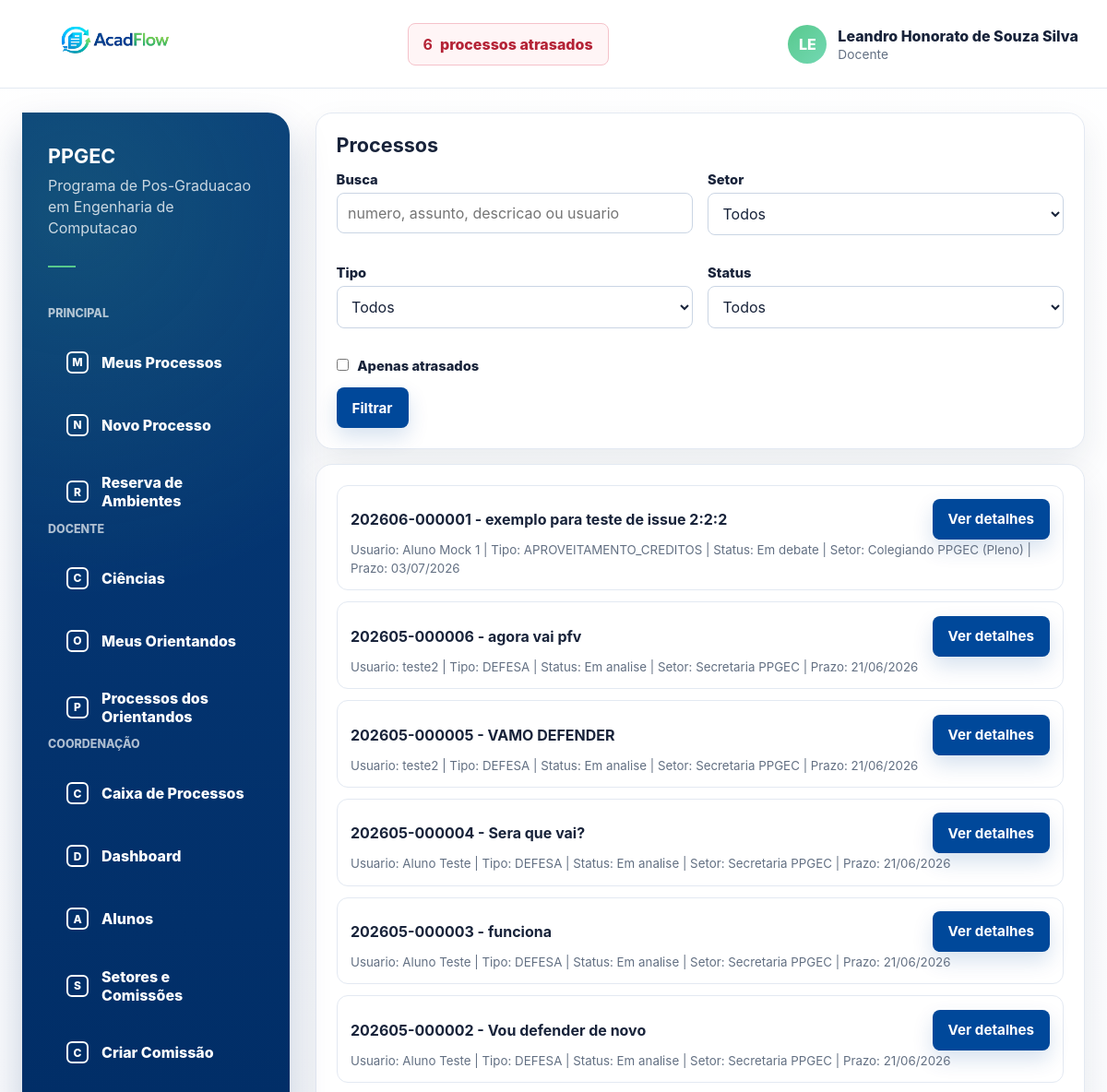
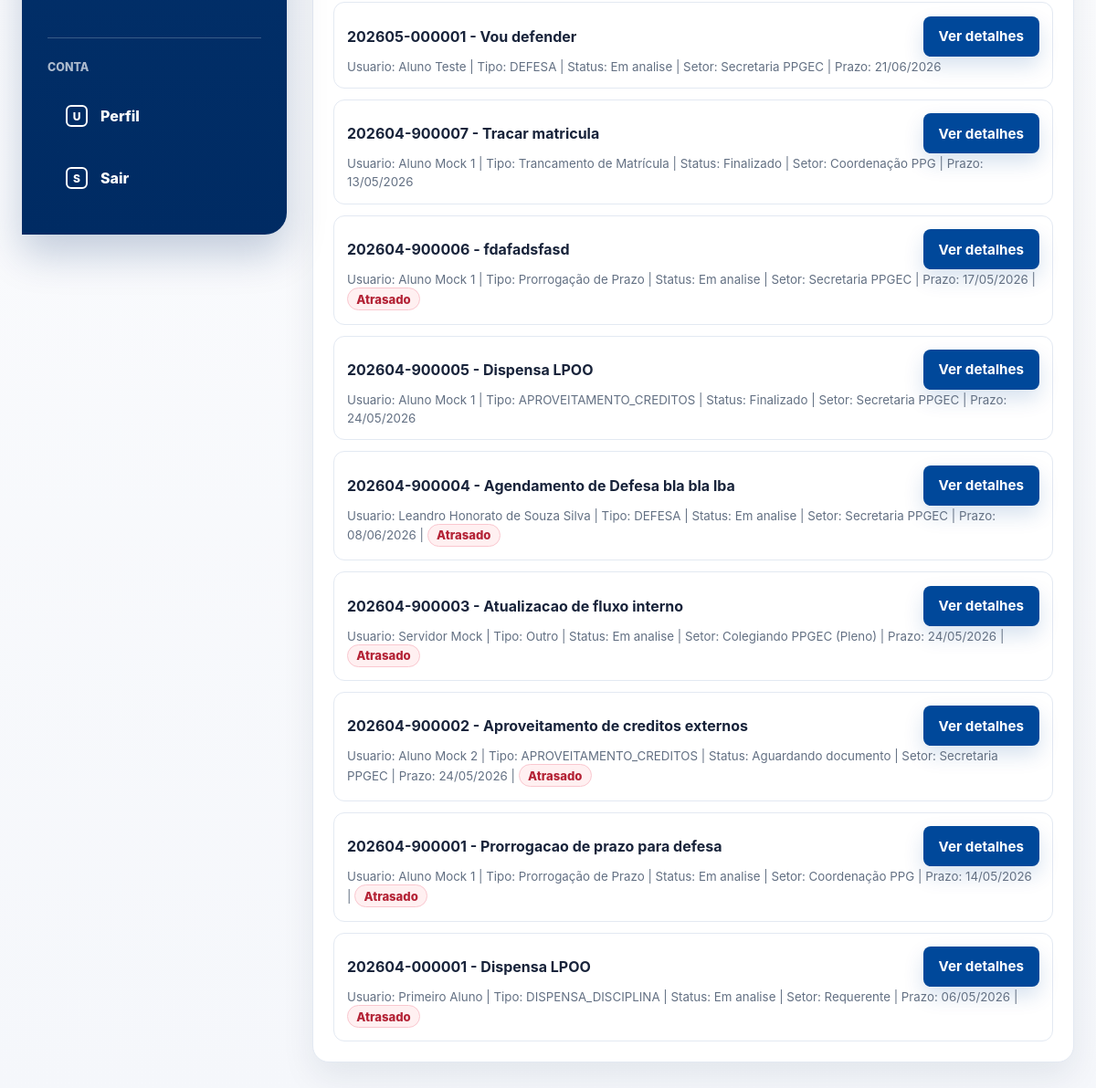
/coordenacao/processos/ (signed in), run on the app's committed database (2 pictures, top to bottom).
### processos/models.py (models this page shows, shortened)
class User(AbstractUser):
    class TipoUsuario(models.TextChoices):
        ALUNO = "ALUNO", "Aluno"
        DOCENTE = "DOCENTE", "Docente"
        SERVIDOR = "SERVIDOR", "Servidor"
    username = None
    first_name = None
    last_name = None
    nome = models.CharField(max_length=255)
    email = models.EmailField(unique=True)
    polo_atuacao = models.ForeignKey(
        "Polo",
        on_delete=models.SET_NULL,
        null=True,
        blank=True,
        related_name="servidores",
    )
    tipo_usuario = models.CharField(
        max_length=20,
        choices=TipoUsuario.choices,
        default=TipoUsuario.SERVIDOR,
    )
    USERNAME_FIELD = "email"
    REQUIRED_FIELDS = ["nome"]
    objects = UserManager()
    class Meta:
        ordering = ["nome", "email"]

class Processo(models.Model):
    PRAZOS_DIAS_POR_TIPO = {
        "APROVEITAMENTO_DISPENSA_CREDITOS": 30,
        "TRANCAMENTO_MATRICULA": 15,
        "PRORROGACAO_PRAZO": 20,
        "REINGRESSO": 30,
        "MUDANCA_ORIENTADOR": 20,
        "DEFESA_MESTRADO": 45,
        "DEFESA_DOUTORADO": 45,
        "QUALIFICACAO_DOUTORADO": 45,
        "OUTRO": 60,
    }
    class TipoProcesso(models.TextChoices):
        APROVEITAMENTO_DISPENSA_CREDITOS = "APROVEITAMENTO_DISPENSA_CREDITOS", "Aproveitamento de Créditos ou Dispensa de Disciplina"
        DEFESA_MESTRADO = "DEFESA_MESTRADO", "Defesa de Mestrado"
        DEFESA_DOUTORADO = "DEFESA_DOUTORADO", "Defesa de Doutorado"
        QUALIFICACAO_DOUTORADO = "QUALIFICACAO_DOUTORADO", "Qualificação de Doutorado"
        TRANCAMENTO_MATRICULA = "TRANCAMENTO_MATRICULA", "Trancamento de Matrícula"
        PRORROGACAO_PRAZO = "PRORROGACAO_PRAZO", "Prorrogação de Prazo"
        REINGRESSO = "REINGRESSO", "Reingresso"
        MUDANCA_ORIENTADOR = "MUDANCA_ORIENTADOR", "Mudança de Orientador(a)"
        OUTRO = "OUTRO", "Outro"
    class StatusProcesso(models.TextChoices):
        EM_ANALISE = "EM_ANALISE", "Em analise"
        AGUARDANDO_DOCUMENTO = "AGUARDANDO_DOCUMENTO", "Aguardando documento"
        AGUARDANDO_CIENCIA = "AGUARDANDO_CIENCIA", "Aguardando ciencia"
        EM_DEBATE = "EM_DEBATE", "Em debate"
        FINALIZADO = "FINALIZADO", "Finalizado"
    usuario_criado_por = models.ForeignKey(
        settings.AUTH_USER_MODEL,
        on_delete=models.PROTECT,
        related_name="processos_criados",
    )
    tipo = models.CharField(max_length=40, choices=TipoProcesso.choices)
    assunto = models.CharField(max_length=255)
    descricao = models.TextField()
    data_criacao = models.DateTimeField(auto_now_add=True)
    atualizado_em = models.DateTimeField(auto_now=True)
    status_inicial = models.CharField(
        max_length=25,
        choices=StatusProcesso.choices,
        null=True,
        blank=True,
    )
    status = models.CharField(
        max_length=25,
        choices=StatusProcesso.choices,
        default=StatusProcesso.EM_ANALISE,
    )
    setor_atual = models.ForeignKey(
        Setor,
        on_delete=models.PROTECT,
        related_name="processos_atuais",
    )
    numero = models.CharField(max_length=20, unique=True, editable=False, blank=True)
    prazo_limite = models.DateField(null=True, blank=True)
    finalizado_em = models.DateTimeField(null=True, blank=True)
    termo_finalizacao = models.TextField(blank=True)
    observacoes_internas = models.TextField(blank=True)
    class Meta:
        ordering = ["-data_criacao"]
    @property
    def esta_finalizado(self) -> bool:
        return self.finalizado_em is not None or self.status == self.StatusProcesso.FINALIZADO
    @property
    def esta_atrasado(self) -> bool:
        return bool(
            self.prazo_limite
            and self.prazo_limite < timezone.localdate()
            and not self.esta_finalizado
        )

class Setor(models.Model):
    class TipoSetor(models.TextChoices):
        SETOR = "SETOR", "Setor"
        COMISSAO = "COMISSAO", "Comissao"
    nome = models.CharField(max_length=120, unique=True)
    descricao = models.CharField(max_length=255, blank=True)
    ativo = models.BooleanField(default=True)
    email = models.EmailField(max_length=255, blank=True, null=True, help_text="E-mail institucional do setor")
    tipo = models.CharField(max_length=20, choices=TipoSetor.choices, default=TipoSetor.SETOR)
    class Meta:
        ordering = ["nome"]

### processos/views.py (the view, shortened to what this page needs)
# urls.py: path("coordenacao/processos/", processos_view, name="coordenacao_processos"),
@login_required
def processos_view(request):
    if not _can_view_processos(request.user):
        raise PermissionDenied("Acesso restrito a docentes e servidores.")
    queryset = Processo.objects.select_related("usuario_criado_por", "setor_atual").order_by("-data_criacao")
    tipo = request.GET.get("tipo", "").strip()
    status = request.GET.get("status", "").strip()
    setor_id = request.GET.get("setor", "").strip()
    termo = request.GET.get("q", "").strip()
    somente_atrasados = request.GET.get("atrasados") == "1"
    if somente_atrasados:
        queryset = queryset.filter(prazo_limite__lt=timezone.localdate()).exclude(
            status=Processo.StatusProcesso.FINALIZADO
        )
    if tipo:
        queryset = queryset.filter(tipo=tipo)
    if status:
        queryset = queryset.filter(status=status)
    if setor_id:
        queryset = queryset.filter(setor_atual_id=setor_id)
    return render(
        request,
        "processos/processos_lista.html",
        {
            "processos": queryset,
            "tipos": Processo.TipoProcesso.choices,
            "status_list": Processo.StatusProcesso.choices,
            "setores": Setor.objects.order_by("nome"),
            "filtro_tipo": tipo,
            "filtro_status": status,
            "filtro_setor": setor_id,
            "filtro_q": termo,
            "filtro_atrasados": somente_atrasados,
            "is_coordenador": _is_coordenador(request.user),
            "has_gestao_access": _has_gestao_access(request.user),
            "can_view_dashboard": _can_view_dashboard(request.user),
            "can_view_processos": _can_view_processos(request.user),
            "can_view_caixa": _can_view_caixa(request.user),
        },
    )

### processos/context_processors.py (called while the page is built)
def processos_atrasados(request):
    if not request.user.is_authenticated:
        return {}
    return {
        "processos_atrasados_count": processos_atrasados_queryset(request.user).count(),
        "processos_atrasados_url": processos_atrasados_url(request.user),
    }

def _is_docente(user):
    return user.is_authenticated and user.tipo_usuario == User.TipoUsuario.DOCENTE

def _is_servidor(user):
    return user.is_authenticated and user.tipo_usuario == User.TipoUsuario.SERVIDOR

def _is_coordenador(user):
    if not _is_docente(user):
        return False
    try:
        return bool(user.docente.coordenador)
    except Docente.DoesNotExist:
        return False

def _has_gestao_access(user):
    return _is_coordenador(user) or _is_servidor(user)

def _can_view_processos(user):
    return _is_coordenador(user) or _is_servidor(user)

def _can_view_caixa(user):
    return (
        _is_servidor(user)
        or SetorMembro.objects.filter(usuario=user, data_saida__isnull=True, setor__ativo=True).exists()
    )

def _has_setor_membership(user):
    return SetorMembro.objects.filter(usuario=user, data_saida__isnull=True, setor__ativo=True).exists()

def _is_membro_setor_nome(user, nome):
    return SetorMembro.objects.filter(
        usuario=user,
        data_saida__isnull=True,
        setor__ativo=True,
        setor__nome=nome,
    ).exists()

def _menu_item(label, href, url_names, icon):
    return {
        "label": label,
        "href": href,
        "url_names": url_names,
        "icon": icon,
    }

def _menu_lateral_items(user):
    sections = _menu_lateral_sections(user)
    if not sections:
        return []
    items = []
    for section in sections:
        items.extend(section["items"])
    return items

### processos/services.py (called while the page is built, shortened)
def processos_atrasados_base_queryset():
    return Processo.objects.filter(
        prazo_limite__lt=timezone.localdate(),
    ).exclude(status=Processo.StatusProcesso.FINALIZADO)

def processos_atrasados_queryset(user):
    queryset = processos_atrasados_base_queryset()
    if not user.is_authenticated:
        return queryset.none()
    if user.tipo_usuario == User.TipoUsuario.SERVIDOR:
        return queryset
    if user.tipo_usuario == User.TipoUsuario.DOCENTE:
        is_coordenador = Docente.objects.filter(pk=user.pk, coordenador=True).exists()
        if is_coordenador:
            return queryset
    return queryset.filter(usuario_criado_por=user)

### processos/views.py (called while the page is built)
def _has_gestao_access(user):
    return _is_coordenador(user) or _is_servidor(user)

### templates/processos/processos_lista.html (shortened to what this page needs)
{% extends "base.html" %}
{% block content %}
<section class="card" style="margin-bottom: 1rem;">
    <h1 class="section-title">Processos</h1>
    <form method="get">
        <div class="grid-two">
            <div class="field">
                <label for="id_q">Busca</label>
                <input id="id_q" type="text" name="q" value="{{ filtro_q }}" placeholder="numero, assunto, descricao ou usuario">
            </div>
            <div class="field">
                <label for="id_setor">Setor</label>
                <select id="id_setor" name="setor">
                    <option value="">Todos</option>
                </select>
            </div>
            <div class="field">
                <label for="id_tipo">Tipo</label>
                <select id="id_tipo" name="tipo">
                    <option value="">Todos</option>
                </select>
            </div>
            <div class="field">
                <label for="id_status">Status</label>
                <select id="id_status" name="status">
                    <option value="">Todos</option>
                </select>
            </div>
            <div class="field">
                <label>
                    <input type="checkbox" name="atrasados" value="1" {% if filtro_atrasados %}checked{% endif %}>
                    Apenas atrasados
                </label>
            </div>
        </div>
        <button class="btn" type="submit">Filtrar</button>
    </form>
</section>
<section class="card">
    {% if processos %}
        <ul class="list">
            {% for processo in processos %}
                <li>
                    <div style="display: flex; align-items: center; justify-content: space-between; gap: 0.7rem; flex-wrap: wrap;">
                        <strong>{{ processo.numero }} - {{ processo.assunto }}</strong>
                        <a class="btn" href="{% url 'processo_detalhe' processo.id %}">Ver detalhes</a>
                    </div>
                    <small class="muted">
                        Usuario: {{ processo.usuario_criado_por.nome }} |
                        Tipo: {{ processo.get_tipo_display }} |
                        Status: {{ processo.get_status_display }} |
                        Setor: {{ processo.setor_atual.nome }} |
                        Prazo: {{ processo.prazo_limite|date:"d/m/Y"|default:"-" }}
                        {% if processo.esta_atrasado %}| <span class="badge badge-no">Atrasado</span>{% endif %}
                    </small>
                </li>
            {% endfor %}
        </ul>
    {% else %}
        <p class="muted">Nenhum processo encontrado com os filtros informados.</p>
    {% endif %}
</section>
{% endblock %}

### templates/base.html (shortened to what this page needs)
{% load static %}
<!doctype html>
<html lang="pt-BR">
<head>
    <link rel="stylesheet" href="{% static 'css/app.css' %}">
</head>
<body>
<div class="app-shell">
    {% if user.is_authenticated %}
        <header class="topbar">
            <div class="container topbar-content">
                <a class="brand" href="{% url 'home' %}" aria-label="AcadFlow">
                    <img class="brand-logo" src="{% static 'img/acadflow-logo.png' %}" alt="AcadFlow">
                </a>
                <a class="overdue-link" href="{{ processos_atrasados_url }}">
                    <strong>{{ processos_atrasados_count|default:0 }}</strong>
                    <span>processos atrasados</span>
                </a>
                <details class="user-menu">
                    <summary class="user-chip">
                        <span class="avatar" aria-hidden="true">{{ user.nome|default:user.email|slice:":2"|upper }}</span>
                        <span class="user-meta">
                            <span class="user-name">{{ user.nome }}</span>
                            <span class="user-role">{{ user.get_tipo_usuario_display }}</span>
                        </span>
                    </summary>
                </details>
            </div>
        </header>
    {% endif %}
    <main class="main-area">
        <div class="container">
            {% if user.is_authenticated %}
                <div class="layout">
                    <aside class="sidebar" aria-label="Menu principal">
                        <div class="sidebar-program">
                            <strong>PPGEC</strong>
                            <span>Programa de Pos-Graduacao em Engenharia de Computacao</span>
                            <span class="sidebar-rule"></span>
                        </div>
                        {% for section in nav_menu_sections %}
                            <p class="sidebar-label">{{ section.label }}</p>
                            <ul class="side-menu">
                                {% for item in section.items %}
                                    <li>
                                        <a class="{% if request.resolver_match.url_name in item.url_names %}is-active{% endif %}" href="{{ item.href }}">
                                            <span class="side-icon">{{ item.icon }}</span>
                                            {{ item.label }}
                                        </a>
                                    </li>
                                {% endfor %}
                            </ul>
                        {% endfor %}
                        <div class="sidebar-footer">
                            <p class="sidebar-label">Conta</p>
                            <ul class="side-menu">
                                <li>
                                    <a class="{% if request.resolver_match.url_name == 'me' %}is-active{% endif %}" href="{% url 'me' %}">
                                        <span class="side-icon">U</span>
                                        Perfil
                                    </a>
                                </li>
                                <li>
                                    <form method="post" action="{% url 'logout' %}" class="side-form">
                                        <button type="submit">
                                            <span class="side-icon">S</span>
                                            Sair
                                        </button>
                                    </form>
                                </li>
                            </ul>
                        </div>
                    </aside>
                    <section class="content-area">
            {% endif %}
            {% block content %}{% endblock %}
            {% if user.is_authenticated %}
                    </section>
                </div>
            {% endif %}
        </div>
    </main>
</div>
</body>
</html>

### data on the page
User: nome "LE", nome "Leandro Honorato de Souza Silva", tipo_usuario "Docente"
Processo: numero "202606-000001", assunto "exemplo para teste de issue 2:2:2", usuario_criado_por.nome "Aluno Mock 1", tipo "APROVEITAMENTO_CREDITOS", status "Em debate", setor_atual.nome "Colegiando PPGEC (Pleno)", prazo_limite "03/07/2026"
Processo: numero "202605-000006", assunto "agora vai pfv", usuario_criado_por.nome "teste2", tipo "DEFESA", status "Em analise", setor_atual.nome "Secretaria PPGEC", prazo_limite "21/06/2026"
Processo: numero "202605-000005", assunto "VAMO DEFENDER", usuario_criado_por.nome "teste2", tipo "DEFESA", status "Em analise", setor_atual.nome "Secretaria PPGEC", prazo_limite "21/06/2026"
Processo: numero "202605-000004", assunto "Sera que vai?", usuario_criado_por.nome "Aluno Teste", tipo "DEFESA", status "Em analise", setor_atual.nome "Secretaria PPGEC", prazo_limite "21/06/2026"
Processo: numero "202605-000003", assunto "funciona", usuario_criado_por.nome "Aluno Teste", tipo "DEFESA", status "Em analise", setor_atual.nome "Secretaria PPGEC", prazo_limite "21/06/2026"
Processo: numero "202605-000002", assunto "Vou defender de novo", usuario_criado_por.nome "Aluno Teste", tipo "DEFESA", status "Em analise", setor_atual.nome "Secretaria PPGEC", prazo_limite "21/06/2026"
Processo: numero "202605-000001", assunto "Vou defender", usuario_criado_por.nome "Aluno Teste", tipo "DEFESA", status "Em analise", setor_atual.nome "Secretaria PPGEC", prazo_limite "21/06/2026"
Processo: numero "202604-900007", assunto "Tracar matricula", usuario_criado_por.nome "Aluno Mock 1", tipo "Trancamento de Matrícula", status "Finalizado", setor_atual.nome "Coordenação PPG", prazo_limite "13/05/2026"
Processo: numero "202604-900006", assunto "fdafadsfasd", usuario_criado_por.nome "Aluno Mock 1", tipo "Prorrogação de Prazo", status "Em analise", setor_atual.nome "Secretaria PPGEC", prazo_limite "17/05/2026", shows "Atrasado"
Processo: numero "202604-900005", assunto "Dispensa LPOO", usuario_criado_por.nome "Aluno Mock 1", tipo "APROVEITAMENTO_CREDITOS", status "Finalizado", setor_atual.nome "Secretaria PPGEC", prazo_limite "24/05/2026"
Processo: numero "202604-900004", assunto "Agendamento de Defesa bla bla lba", usuario_criado_por.nome "Leandro Honorato de Souza Silva", tipo "DEFESA", status "Em analise", setor_atual.nome "Secretaria PPGEC", prazo_limite "08/06/2026", shows "Atrasado"
Processo: numero "202604-900003", assunto "Atualizacao de fluxo interno", usuario_criado_por.nome "Servidor Mock", tipo "Outro", status "Em analise", setor_atual.nome "Colegiando PPGEC (Pleno)", prazo_limite "24/05/2026", shows "Atrasado"
Processo: numero "202604-900002", assunto "Aproveitamento de creditos externos", usuario_criado_por.nome "Aluno Mock 2", tipo "APROVEITAMENTO_CREDITOS", status "Aguardando documento", setor_atual.nome "Secretaria PPGEC", prazo_limite "24/05/2026", shows "Atrasado"
Processo: numero "202604-900001", assunto "Prorrogacao de prazo para defesa", usuario_criado_por.nome "Aluno Mock 1", tipo "Prorrogação de Prazo", status "Em analise", setor_atual.nome "Coordenação PPG", prazo_limite "14/05/2026", shows "Atrasado"
Processo: numero "202604-000001", assunto "Dispensa LPOO", usuario_criado_por.nome "Primeiro Aluno", tipo "DISPENSA_DISCIPLINA", status "Em analise", setor_atual.nome "Requerente", prazo_limite "06/05/2026", shows "Atrasado"

### other printed values
{{ processos_atrasados_count|default:0 }} "6"
{{ section.label }} "PRINCIPAL" "DOCENTE" "COORDENAÇÃO"
{{ item.icon }} "M" "N" "R" "C" "O" "P" "C" "D" "A" "S" "C"
{{ item.label }} "Meus Processos" "Novo Processo" "Reserva de Ambientes" "Ciências" "Meus Orientandos" "Processos dos Orientandos" "Caixa de Processos" "Dashboard" "Alunos" "Setores e Comissões" "Criar Comissão"
